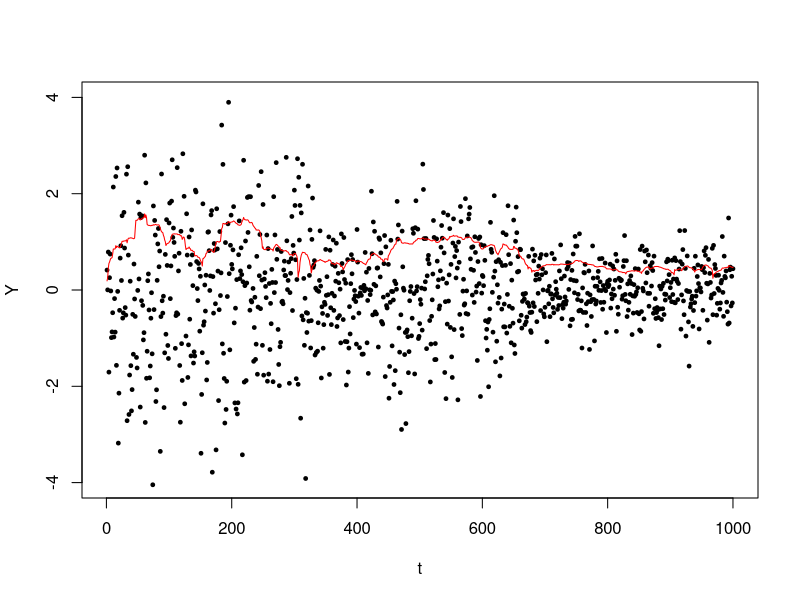

Write the R code that produced this figure.
set.seed(922)
n=1000
z=rnorm(n)
tt=1:n
q1=tt<=n/3
q2=tt<=2*n/3
q3=tt<=n
sig=0.5*(q1+q2+q3)
y=z*sig

tau=0.95;
lambda = 18;

n=length(y)
x=matrix(rep(1,n*n),n,n)
x[lower.tri(x)] <- 0
theta=lm(y~x-1)$coef
#theta=rep(1,n)
W = rep(1, n)
maxit=200
toler=1e-3

xt = t(x);
epsilon=0.01;
##########################################
iteration=1;
error=1;
f_value = c();
alpha = 1;
while (iteration <= maxit && error[length(error)]>toler)
{
  thetaold = theta;    
  # below are MM steps
  r = y - xt %*% theta;  
  u = 1/(abs(r)+epsilon);
  #v = -1 + 2*tau + as.vector(y)/as.vector(abs(r)+epsilon);
  v = -1 + 2*tau + as.vector(r)/as.vector(abs(r)+epsilon);
  
  A = lambda/abs(W*theta);
  XUX = x %*% (as.vector(u)*as.matrix(xt));
  WAW = diag(as.vector(W*A*W));
  
  delta = solve(XUX + 2*WAW, -as.matrix(x) %*% as.vector(v) + 2*WAW %*% theta);   
  theta = theta - alpha*delta;
  alpha = alpha*0.5;
  
  error = c(error,sum(abs(theta - thetaold)));
  iteration = iteration + 1;
  r = y - xt %*% theta;
  r1 <- r;
  r1[r1>0] <- 0;
  f = sum(tau*r - r1) + lambda*sum(abs(t(W) %*% theta));
  f_value <- c(f_value, f)
}
##########################################
beta1 <- abs(theta)^{-1}
beta1[beta1>sqrt(n)] <- sqrt(n)
W = beta1;
##########################################
qtau2 = xt %*% theta
plot(y,pch=19,cex=0.5,xlab='t',ylab='Y',ylim = c(-4,4))
lines(qtau2 ,col='red')



